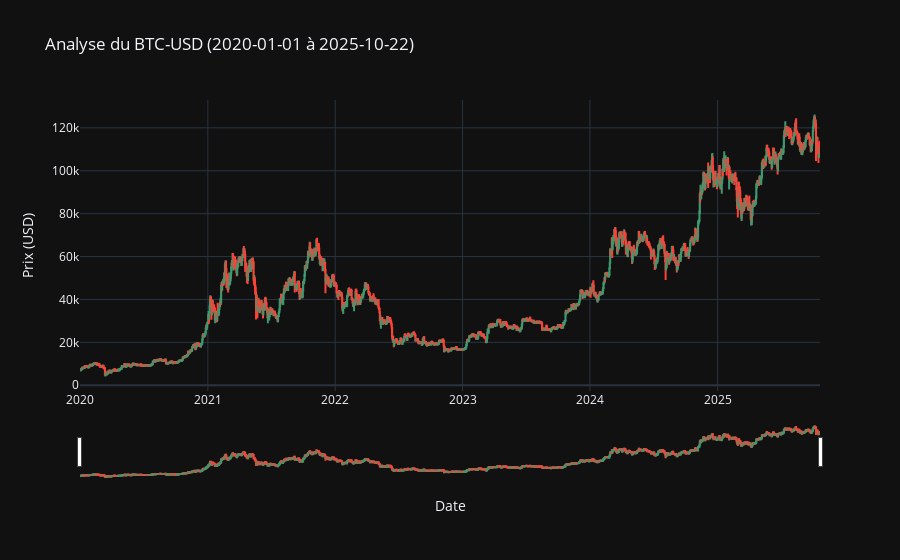

Notebook code cell kept with this figure:
### Code cell
# Visualiser les données de clôture
fig = go.Figure()
fig.add_trace(go.Candlestick(x=data.index, open=data['Open'], high=data['High'], low=data['Low'], close=data['Close'], name='BTC-USD OHLC'))
fig.update_layout( title=f'Analyse du {ticker} ({start_date} à {end_date})', yaxis_title='Prix (USD)', xaxis_title='Date', xaxis_rangeslider_visible=True, template='plotly_dark')
fig.show()

### Figure 1 — Plotly figure (JSON) as saved in the notebook; plotly's stock layout.template omitted (floating-point values rounded to 4 significant figures; data arrays with more than 128 entries replaced by an {"elided": "..."} marker saying what was removed)
{"data": [{"close": {"elided": "2121 float values"}, "high": {"elided": "2121 float values"}, "low": {"elided": "2121 float values"}, "name": "BTC-USD OHLC", "open": {"elided": "2121 float values"}, "type": "candlestick", "x": {"elided": "2121 str values"}}], "layout": {"title": {"text": "Analyse du BTC-USD (2020-01-01 à 2025-10-22)"}, "xaxis": {"rangeslider": {"visible": true}, "title": {"text": "Date"}}, "yaxis": {"title": {"text": "Prix (USD)"}}}}
